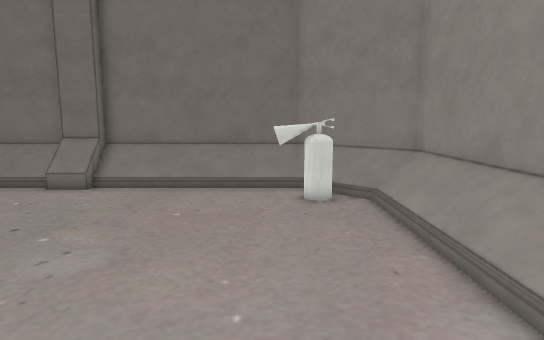
[1] (above)

18 first-person views from a walk through a 3-D level made in the Godot game engine. The camera is 1.4 m above the floor, tilts 8° down and sees 75° across. The floor is counted in squares, 0.5 m on a side. Each view is taken from the middle of a square. On the plan, view 1 faces up. The plan holds only what a view shows up to about 20 squares ahead; the rest is blank. Door leaves are left out where a doorway can be walked through. Some surface patterns are stand-ins.

[2]
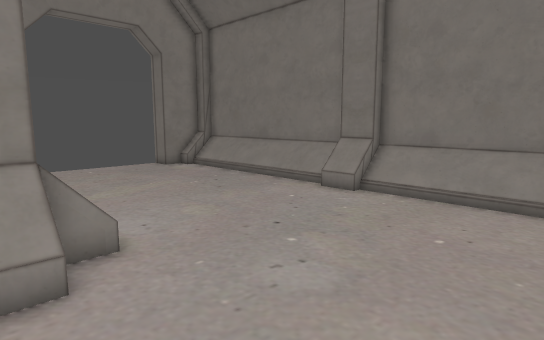

[3]
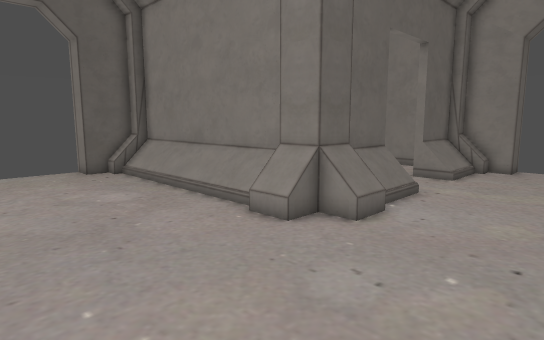

[4]
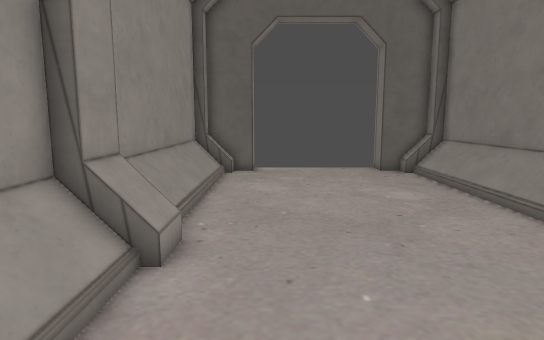

[5]
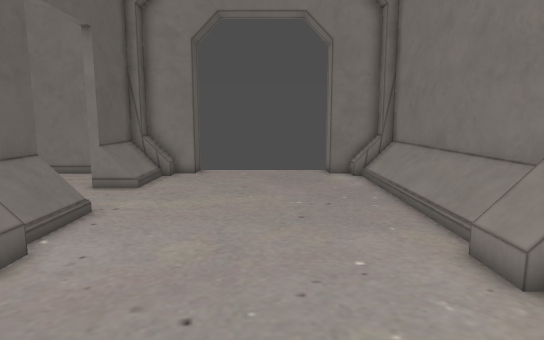

[6]
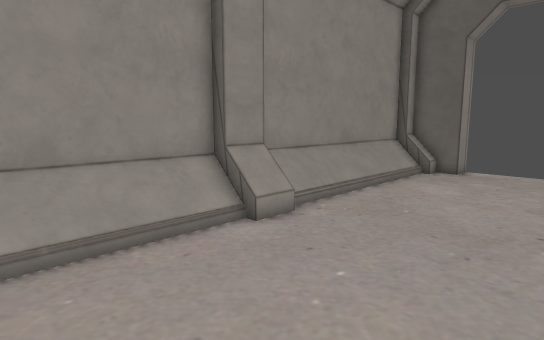

[7]
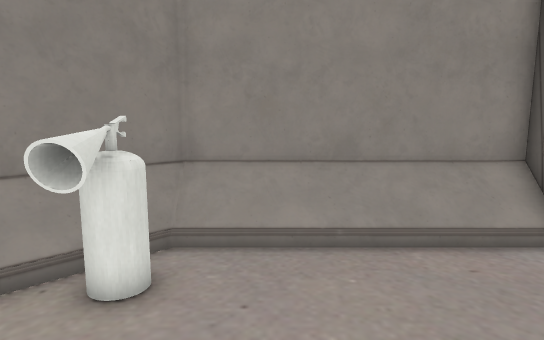

[8]
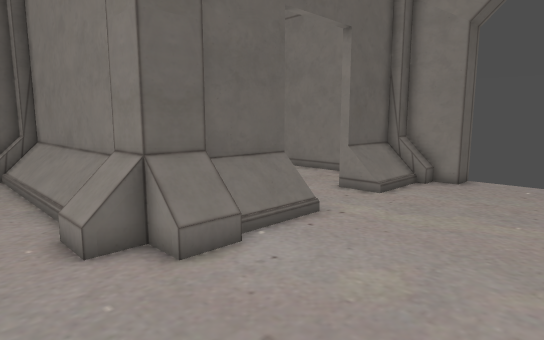

[9]
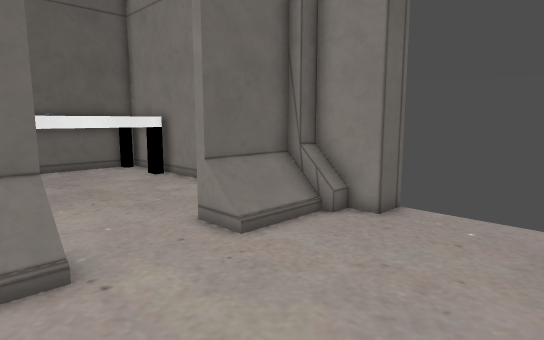

[10]
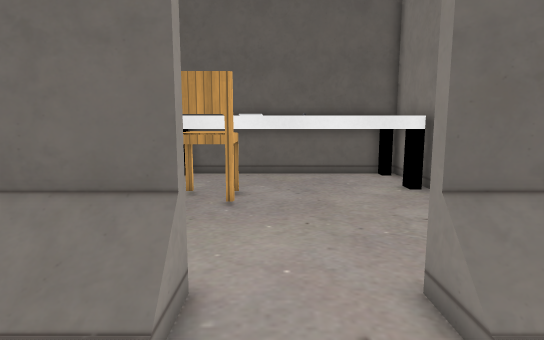

[11]
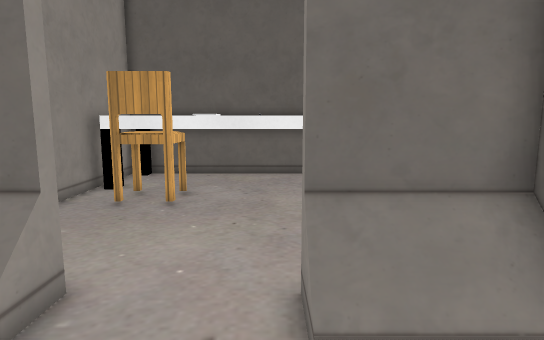

[12]
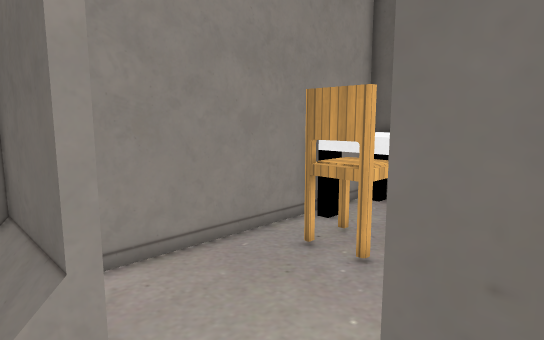

[13]
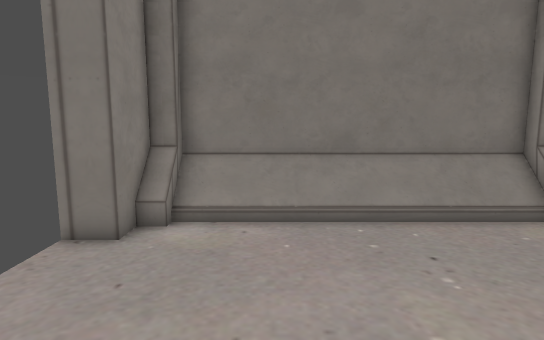

[14]
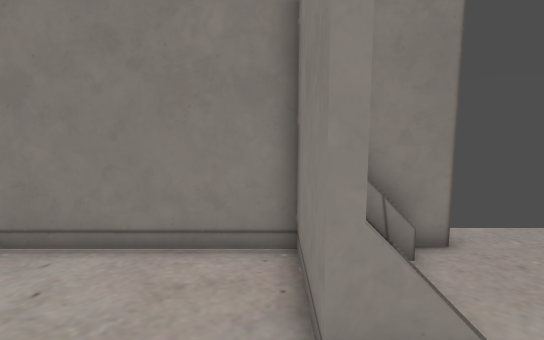

[15]
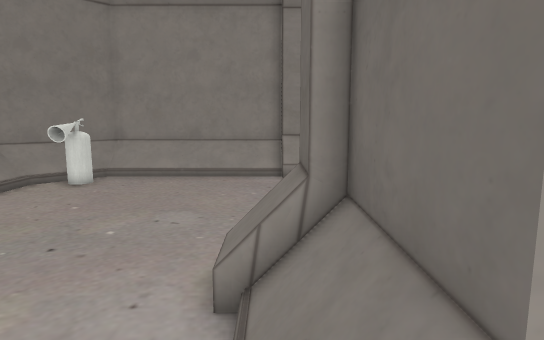

[16]
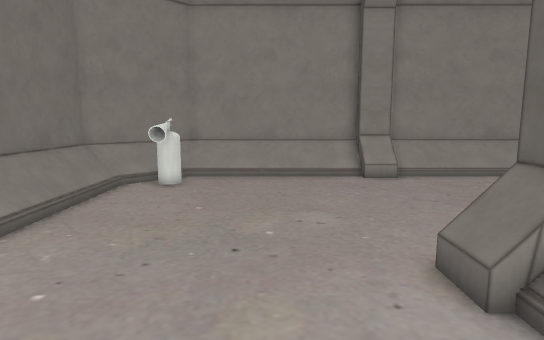

[17]
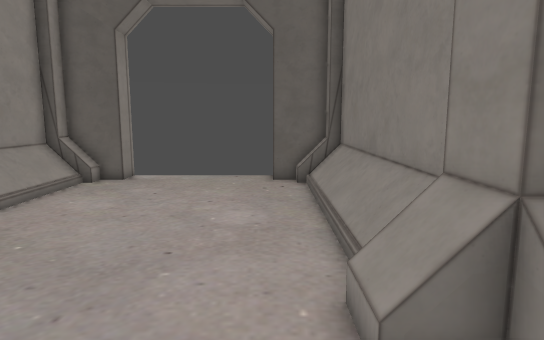

[18]
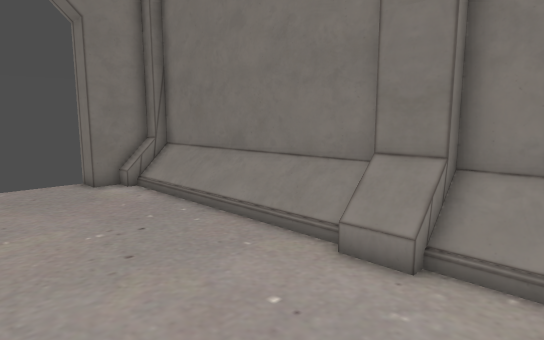

### Floor plan
Key: @ floor where view 1 was taken; # wall or solid block; . floor; / step, stairs or slope; D open door; = window, fence, low wall or low ledge; ^ raised ledge; v drop or lower ground; E fire extinguisher; C chair; O other object.
Columns run from 22 left of view 1 to 5 right of it. Each row starts with its distance up from view 1.
 16   #######################
 15   #OOOOOOOOOO=#OOOOOOOO###
 14  ##.....................=##
 13 ##....................EEE=##
 12  .....................EEE.##
 11  .........................O#
 10  .........................O#
  9  .........................O#
  8  .........................O#
  7  .........................O#
  6 ##........................O#
  5  ##.......................O#
  4   #///....OOO=# ......... O#
  3   ####DDDD#####=..........=#
  2   #..........## ..........=#
  1   #..........##O..........O#
  0   #..........##O......@...O#
 -1   #..........##O..........O#
 -2   #..........##O..........O#
 -3   #.......CC.##O..........O#
 -4   #......CCC.##O..........O#
 -5  # ......CCC.##O..........O#
 -6  #^^^^^^^^^^^##O..........O#
 -7  #         ^^^#O..........O#
 -8  #         ^ ^#O..........O#
 -9  #^         ^^v###.......#=#
-10  #^          ^vvv#......####
-11  ############v   #      #

Positions as (right, up) in squares from view 1, and headings:
1: (0, 0), facing up
2: (0, 2), facing up-left
3: (1, 10), facing down-left
4: (1, 10), facing down
5: (-2, 10), facing left
6: (-4, 10), facing down-right
7: (-4, 10), facing right
8: (-4, 11), facing down-left
9: (-11, 11), facing down-left
10: (-14, 8), facing down
11: (-16, 8), facing down
12: (-17, 4), facing down-right
13: (-17, 5), facing up
14: (-13, 2), facing left
15: (-14, 4), facing right
16: (-14, 8), facing right
17: (-5, 7), facing down
18: (-5, 8), facing up-left
